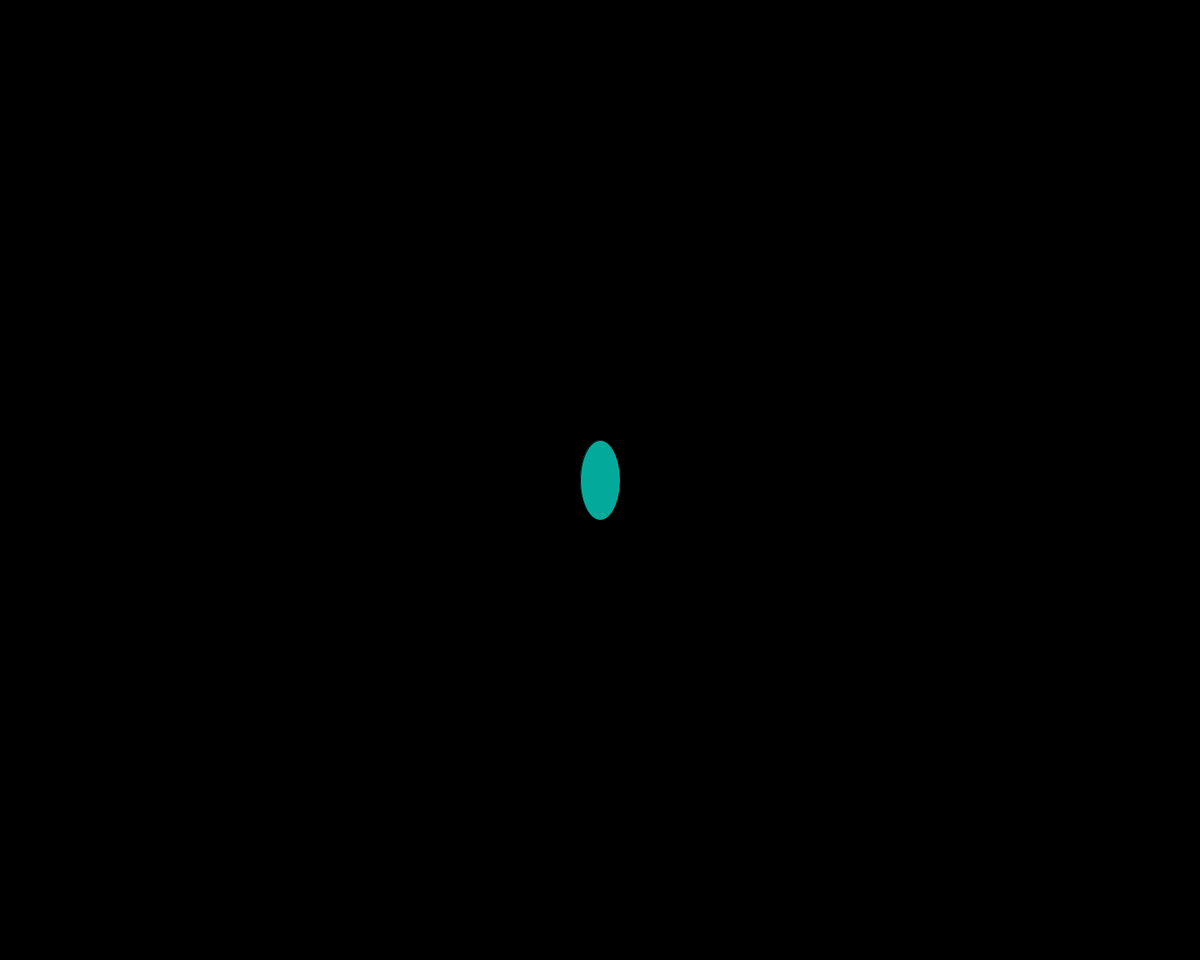
Frame 1 (no input)
Frame 60 (the mouse pressed at the canvas centre just before this capture): identical to frame 1, image omitted
Frame 120 (the mouse held since frame 60 and released just before this capture): identical to frame 1, image omitted

The Processing sketch that drew this single still picture (run headless with seeded random() and noise(); from frame 60 on, the mouse is pressed at the canvas centre):

// Processing sketch: Driving
// ── Driving.pde
Car bmw;
boolean leftHeld, rightHeld, downHeld, upHeld = false;
void setup(){
  size(1500,1200);
 // fullScreen();
  bmw = new Car();
}

void draw(){
  background(0);
  translate(width/2, height/2);
  bmw.move();
  bmw.show();
}

void keyPressed(){
  if(key == 'w'){
    upHeld = true;
  }
  if(key == 'a'){
    leftHeld = true;
  }
  if(key == 's'){
    downHeld = true;
  }
  if(key == 'd'){
    rightHeld = true;
  }
}

void keyReleased(){
  if(key == 'w'){
    upHeld = false;
  }
  if(key == 'a'){
    leftHeld = false;
  }
  if(key == 's'){
    downHeld = false;
  }
  if(key == 'd'){
    rightHeld = false;
  }
}

// ── Car.pde
class Car{
  private float xpos,ypos,xspeed,yspeed,xacc,yacc,angle,anglespeed;
  private int xsize,ysize;
  Car(){
    xsize = 50;
    ysize = 100;
    angle = 0;
    anglespeed = PI/180;
    xpos = 0;
    ypos = 0;
    xspeed = 5;
    yspeed = 5;
    xacc = 0;
    yacc = 0;
    print("Car is at: ",xpos,ypos+" ");
  }
  Car(float xpos, float ypos){
    xsize = 50;
    ysize = 100;
    angle = 0;
    anglespeed = PI/180;
    this.xpos = xpos;
    this.ypos = ypos;
    xspeed = 5;
    yspeed = 5;
    xacc = 0;
    yacc = 0;
  }
  public void show(){
    fill(#03AA9B);
    ellipseMode(CENTER);
    rotate(angle);
    ellipse(xpos,ypos,xsize,ysize);
  }
  public void move(){
    if(upHeld){
      ypos-=yspeed;
    }
    if(leftHeld){
      //xpos-=xspeed;
      angle -=anglespeed;
    }
    if(downHeld){
      ypos+=yspeed;
    }
    if(rightHeld){
     //xpos+=xspeed;
      angle +=anglespeed;
    }
  }
  private boolean inBounds(){
    if(xpos+xsize > width || xpos-xsize < 0 || ypos+ysize > height || ypos-ysize < 0){
      return false;
    }else{
      return true;
    }
  }
  public PosPoint getPos(){
    PosPoint carPos = new PosPoint(xpos,ypos);
    return carPos;
  }
  
}

// ── PosPoint.pde
class PosPoint{
  float xpos, ypos;
  PosPoint(float x, float y){
    xpos = x;
    ypos = y;
  }
}
